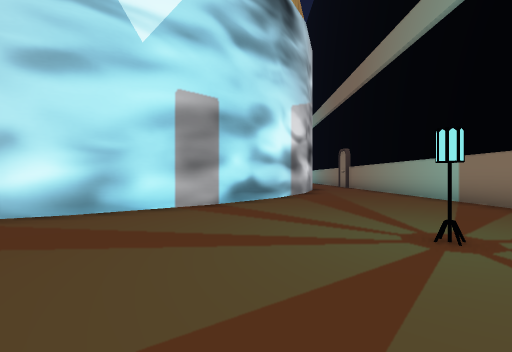
view 1 (above)

24 first-person views from a walk through a scene from a Unity 3-D project. The camera is 1.2 m above the floor, looks level and sees 85° across. The floor is counted in squares, 2 m on a side. Each view is taken from the middle of a square. On the plan, view 1 faces up. The plan holds only what a view shows up to about 9 squares ahead; the rest is blank. The place goes on beyond the plan. The player character is not drawn. Some animated figures are left out. Some surface patterns are stand-ins.

view 2
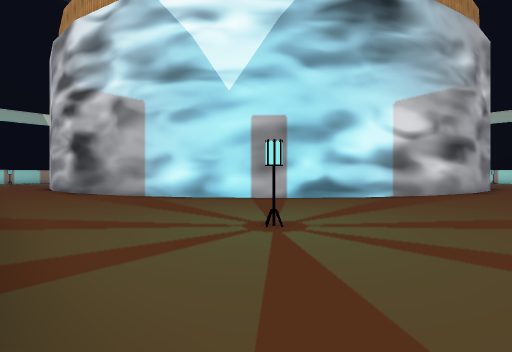

view 3
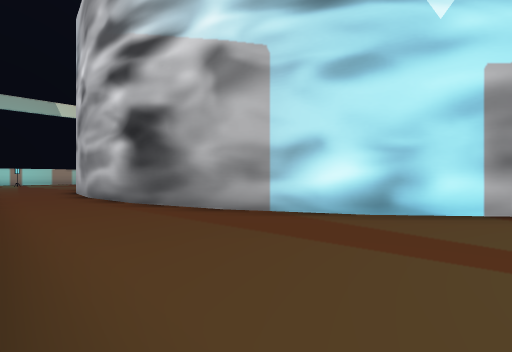

view 4
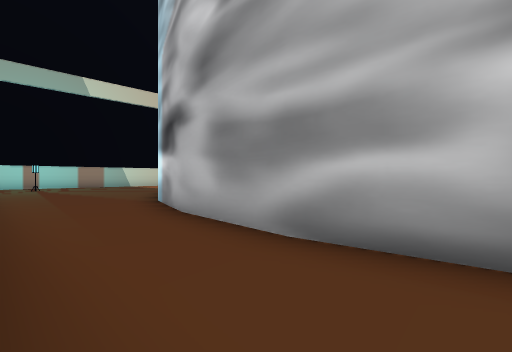

view 5
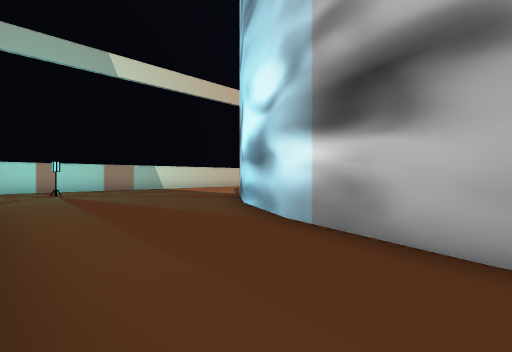

view 6
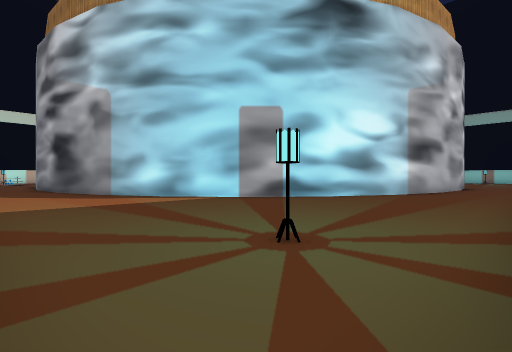

view 7
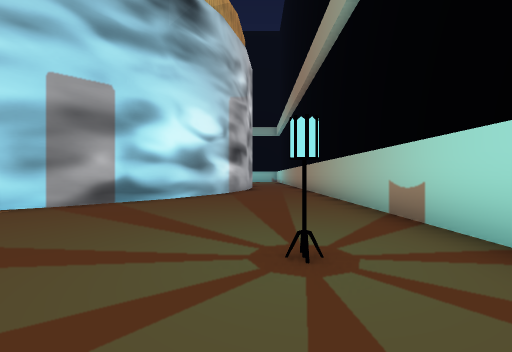

view 8
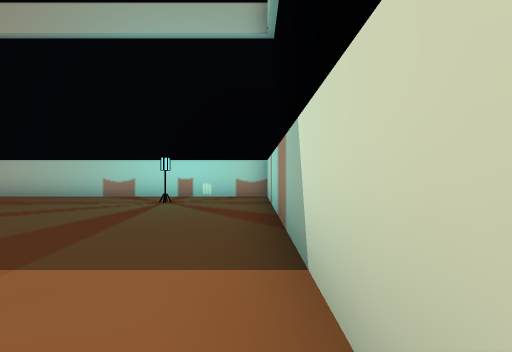

view 9
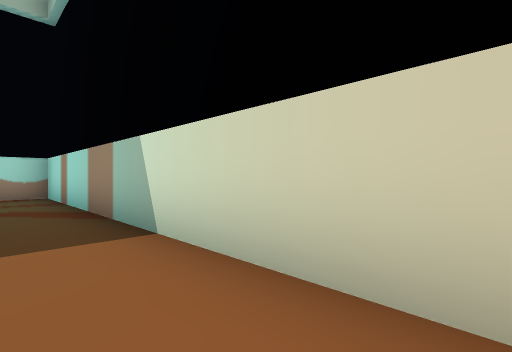

view 10
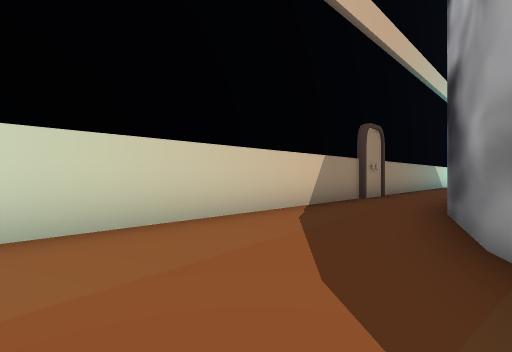

view 11
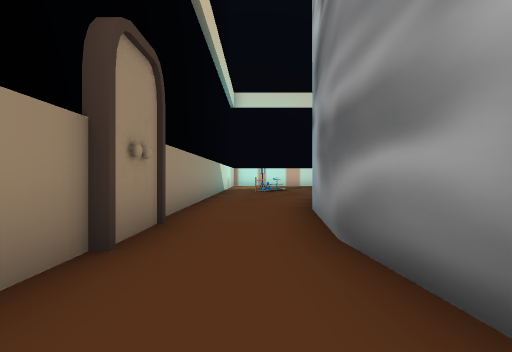

view 12
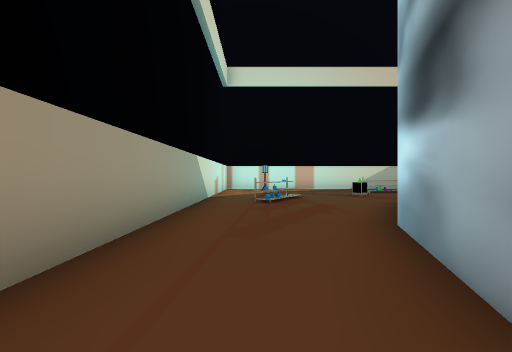

view 13
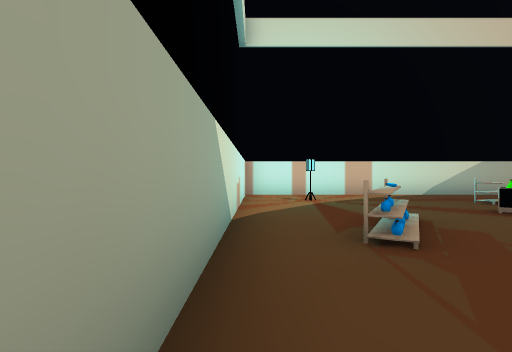

view 14
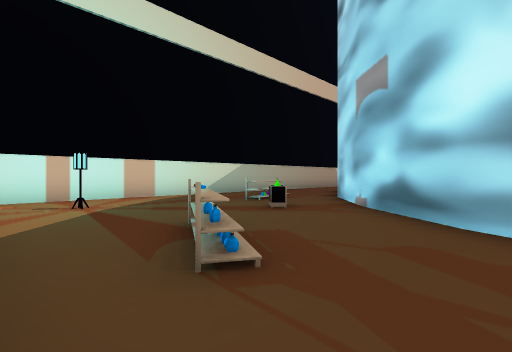

view 15
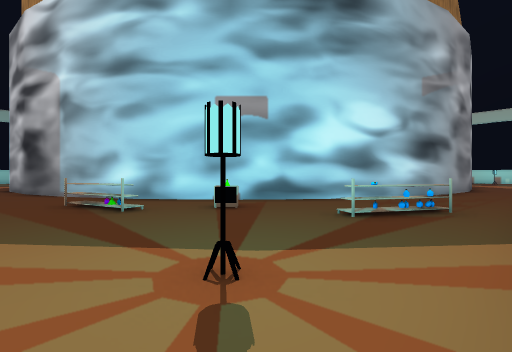

view 16
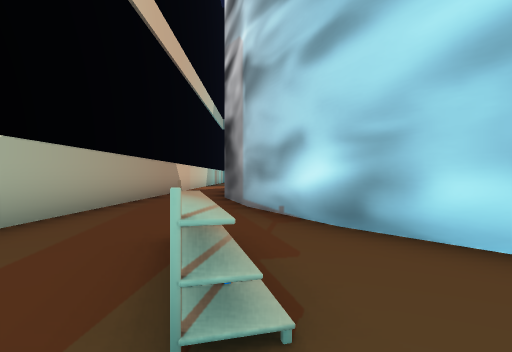

view 17
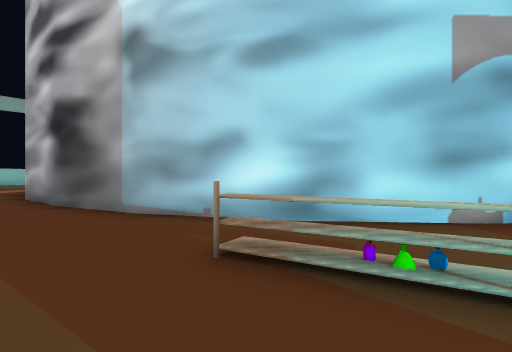

view 18
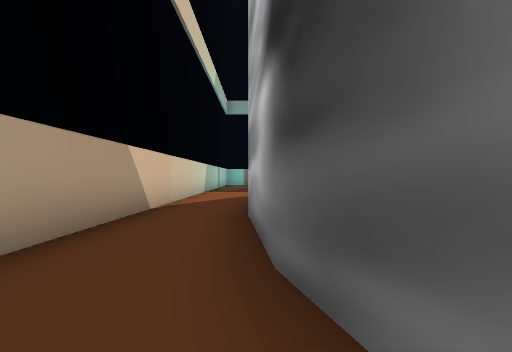

view 19
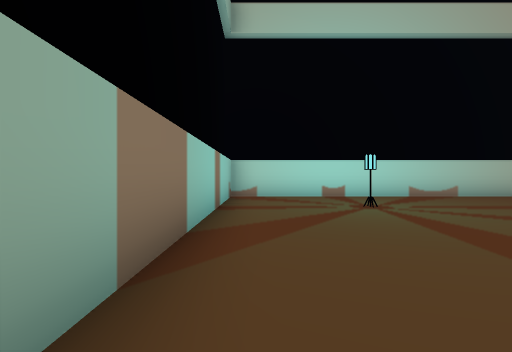

view 20
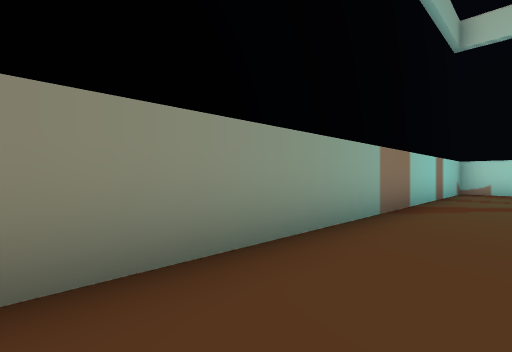

view 21
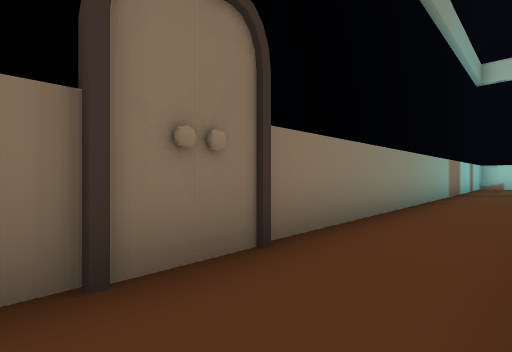

view 22
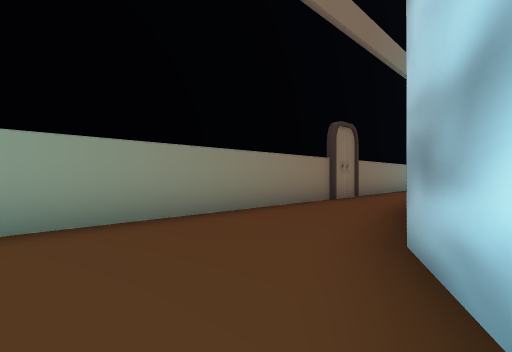

view 23
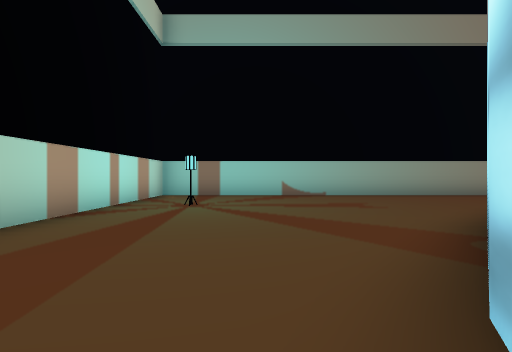

view 24
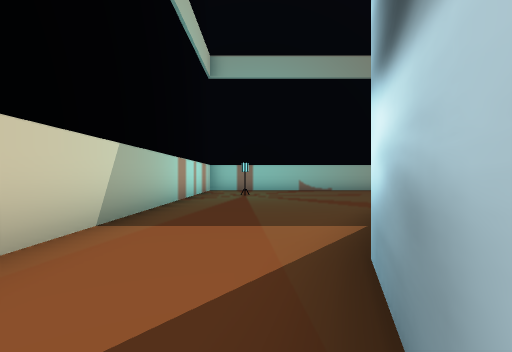

### Floor plan
Points are (right, up) in squares from view 1. A wall is a line through its corners. A room is listed if a view was taken in it or the views show most of it. See-through windows are left out.
Room 1 (views 1, 2, 3, 4, 5, 6, 7, 8, 9, 10, 19)
walls: (-7.3, 2.4) (-9.7, 2.2) (-12.2, 2.4) (-14.6, 3.1); (-14.5, 3.1) (-16.7, 4.3); (-3.5, -0.1) (4.7, -0.1) (4.7, 9.4); (-16.6, 4.2) (-18.6, 5.8); (-18.5, 5.8) (-20.1, 7.7) (-21.3, 9.9) (-22, 12.2); (-0.9, 5.9) (-2.8, 4.3) (-5, 3.1) (-7.4, 2.4); (0.6, 7.7) (-1, 5.8); (2.1, 10.8) (1.8, 9.9) (0.6, 7.6); (-24.3, 10.5) (-24.3, -0.1) (-15, -0.1)
ways out: opening at (-23.5, 11.5) to room 2; opening at (3.5, 10.5) to room 3
objects: lamp (-22, 2); lamp (2, 3)
Room 2 (views 11, 12, 13, 14, 15, 16, 17, 18)
walls: (-18.6, 23.4) (-16.7, 25) (-14.5, 26.2); (-20.1, 21.5) (-18.6, 23.5); (-21.3, 19.3) (-20.1, 21.6); (-22, 17.1) (-21.3, 19.5); (-14.6, 26.2) (-12.2, 26.9) (-9.8, 27.1); (-24.2, 15.6) (-24.2, 14.1); (-24.3, 15.5) (-24.3, 14.4); (-22.2, 14.6) (-22, 17); (-24.3, 14.2) (-24.3, 10.5); (-22.1, 13) (-22.2, 14.7); (-7.5, 28.9) (-24.3, 28.9) (-24.3, 16)
ways out: opening at (-23.5, 11.5) to room 1; opening at (-8, 28) to room 3
objects: lamp (-23, 27); shelf (-22, 24); other object (-21, 25); shelf (-20, 25)
Room 3 (views 20, 21, 22, 23, 24)
walls: (1, 20.8) (1.8, 19.4); (-2.7, 24.9) (-1.2, 23.7); (-6.8, 26.7) (-5, 26.2); (4.5, 14.7) (4.8, 15.1); (4.7, 9.4) (4.7, 28.9) (-7.5, 28.9)
ways out: opening at (3.5, 10.5) to room 1; opening at (-8, 28) to room 2
objects: lamp (2, 27)

Positions as (right, up) in squares from view 1, and headings:
1: (0, 0), facing up
2: (4, 0), facing up-left
3: (-1, 0), facing up-left
4: (-8, 0), facing up-left
5: (-12, 0), facing up-left
6: (-24, 0), facing up-right
7: (-24, 2), facing right
8: (-24, 8), facing down
9: (-23, 9), facing down-left
10: (-21, 7), facing up-left
11: (-23, 12), facing up
12: (-23, 16), facing up
13: (-24, 20), facing up
14: (-24, 21), facing up-right
15: (-24, 28), facing down-right
16: (-20, 26), facing right
17: (-19, 28), facing down-right
18: (-14, 27), facing right
19: (4, 8), facing down
20: (3, 11), facing down-right
21: (3, 16), facing down-right
22: (1, 22), facing down-right
23: (-4, 26), facing right
24: (-7, 27), facing right
